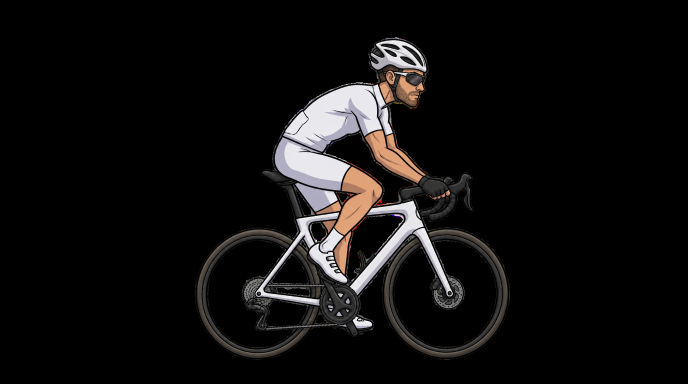
#> input picture teste/ref_ciclista2_alinhada.png, 1376 x 768 px, found by its file name (shown at 1/2 size)
$ python alinhar_solo.py teste/ref_ciclista2_alinhada.png teste/ref_so_ciclista.png
#> lines starting #> are read from the running program, lines starting #| are printed output that depends on the picture
#!/usr/bin/env python3
"""Alinha a imagem do ciclista SEM a bike (mesmo desenho da referência) ao enquadramento da referência alinhada.
Uso: python3 tools/ciclista_decalque/alinhar_solo.py teste/ref_ciclista2_alinhada.png teste/ref_so_ciclista.png
Saída: <ref>_so_ciclista.png e _2x.png (o decalque usa para as partes que a bike escondia: bumbum, atrás do joelho...)."""
import sys, cv2, numpy as np
ref = cv2.imread(sys.argv[1], cv2.IMREAD_UNCHANGED); so = cv2.imread(sys.argv[2], cv2.IMREAD_UNCHANGED)
#> further down, ref is the input picture: shape (768, 1376, 4); mean B, G, R, A 15, 15.3, 16.5, 33.5
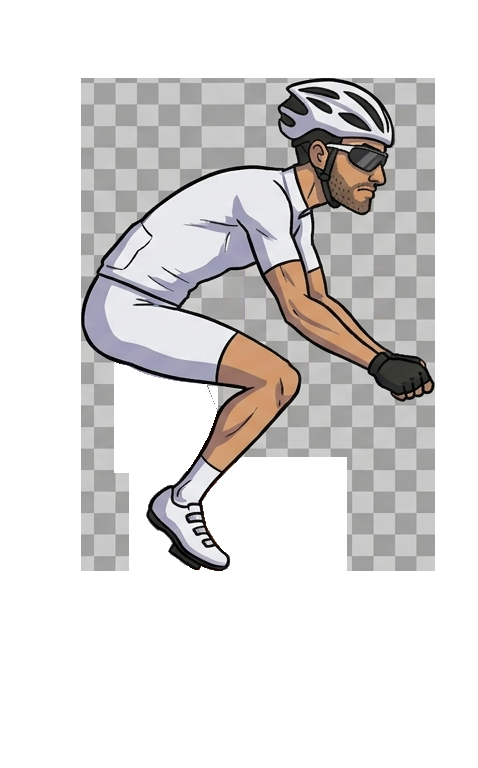
#> input picture teste/ref_so_ciclista.png, 478 x 768 px, found by its file name
#> further down, so is the input picture: shape (768, 478, 4); mean B, G, R, A 218.7, 219.3, 221.2, 43.2
H, W = ref.shape[:2]
#> H = 768; W = 1376
def gray(a):
    al = a[..., 3:4] / 255.
    return cv2.GaussianBlur(255 - cv2.cvtColor((a[..., :3] * al + 255 * (1 - al)).astype(np.uint8), cv2.COLOR_BGR2GRAY).astype(np.float32), (0, 0), 2)
ys, xs = np.nonzero(so[..., 3] > 100); ys2, xs2 = np.nonzero(ref[:330, :, 3] > 100)
# chute: topo do capacete e costas (x mínimo do tronco) coincidem, escala 1
x_ref = xs2[ys2 > 250].min(); M0 = np.float32([[1, 0, x_ref - xs.min()], [0, 1, ys2.min() - ys.min()]])
#> after `x_ref = xs2[ys2 > 250].min()`: x_ref = 546
#> after `M0 = np.float32([[1, 0, x_ref - xs.min()], [0, 1, ys2.min() - ys.min()`: M0 = [[1, 0, 465], [0, 1, -1]]
mask = np.zeros((H, W), np.uint8); mask[60:330, 520:920] = 255            # cabeça + tronco + braço (iguais nas duas)
G = gray(ref); Mv = gray(cv2.warpAffine(so, M0, (W, H), borderValue=(0, 0, 0, 0)))
#> in gray, `al = a[..., 3:4] / 255.`:
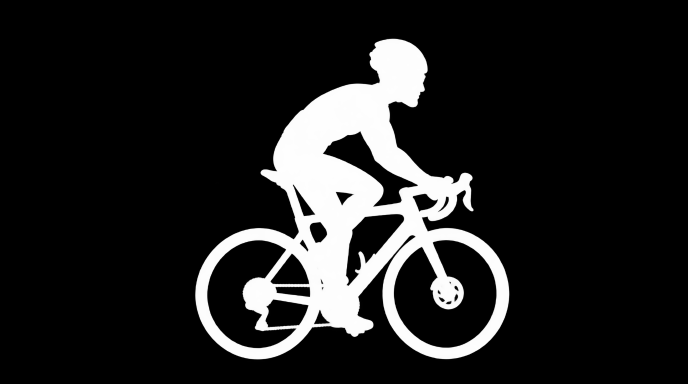
#> al: shape (768, 1376, 1) float64 (shown at 1/2 size); min 0, max 0.996, mean 0.131
#> in gray, `return cv2.GaussianBlur(255 - cv2.cvtColor((a[..., :3] * al + 255 * (1..`:
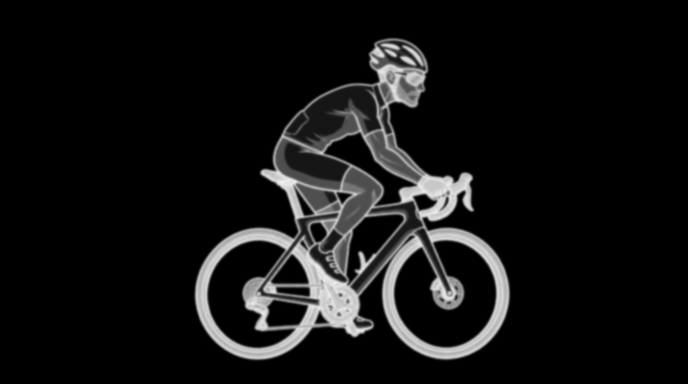
#> returned value: shape (768, 1376) float32 (shown at 1/2 size); min 0, max 242.7, mean 18.7
#> in gray (call 2), `al = a[..., 3:4] / 255.`:
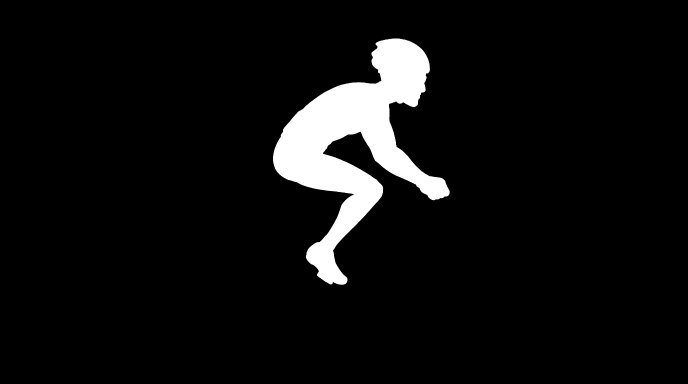
#> al: shape (768, 1376, 1) float64 (shown at 1/2 size); min 0, max 1, mean 0.0588
#> in gray (call 2), `return cv2.GaussianBlur(255 - cv2.cvtColor((a[..., :3] * al + 255 * (1..`:
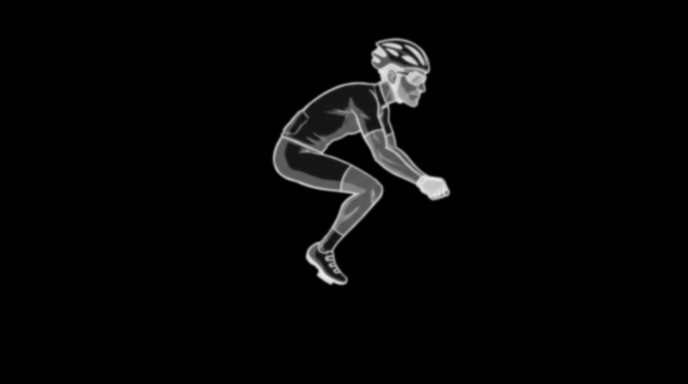
#> returned value: shape (768, 1376) float32 (shown at 1/2 size); min 0, max 239.7, mean 6.1
cc, Wm = cv2.findTransformECC(G, Mv, np.eye(2, 3, dtype=np.float32), cv2.MOTION_AFFINE,
                              (cv2.TERM_CRITERIA_EPS | cv2.TERM_CRITERIA_COUNT, 300, 1e-6), mask, 5)
#> cc = 0.988; Wm = [[1, -0.0228, 6.31], [0.00939, 1.01, -9.99]]
M = (np.vstack([cv2.invertAffineTransform(Wm), [0, 0, 1]]) @ np.vstack([M0, [0, 0, 1]]))[:2]
#> M = [[1, 0.0225, 458.9], [-0.00929, 0.99, 4.64]]
base = sys.argv[1].replace('.png', '')
cv2.imwrite(base + '_so_ciclista.png', cv2.warpAffine(so, M, (W, H), flags=cv2.INTER_CUBIC, borderValue=(0, 0, 0, 0)))
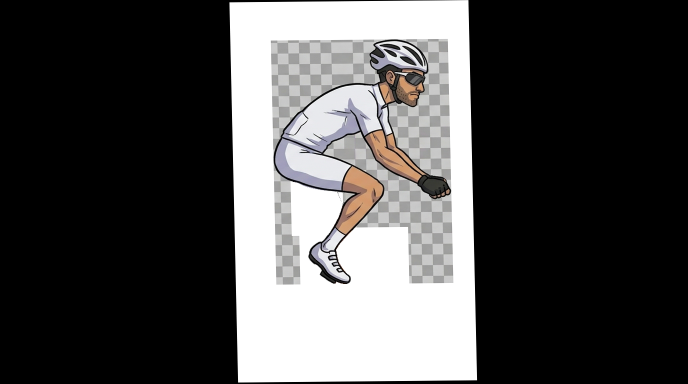
#> saved as ref_ciclista2_alinhada_so_ciclista.png: shape (768, 1376, 4) (shown at 1/2 size); mean B, G, R, A 75.2, 75.4, 76.1, 14.9
cv2.imwrite(base + '_so_ciclista_2x.png', cv2.warpAffine(so, M * 2, (W * 2, H * 2), flags=cv2.INTER_CUBIC, borderValue=(0, 0, 0, 0)))
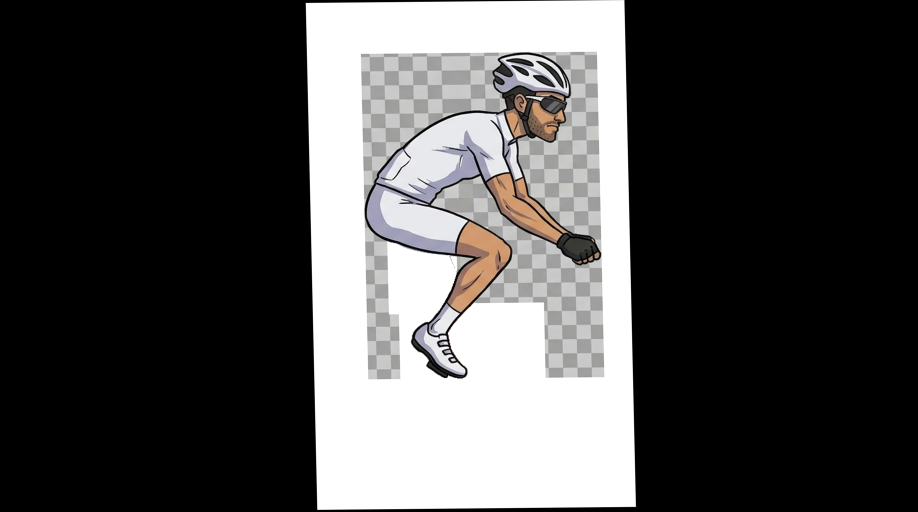
#> saved as ref_ciclista2_alinhada_so_ciclista_2x.png: shape (1536, 2752, 4) (shown at 1/3 size); mean B, G, R, A 75.2, 75.4, 76.1, 14.9
print('correlação ECC %.3f' % cc)
#| correlação ECC 0.988
